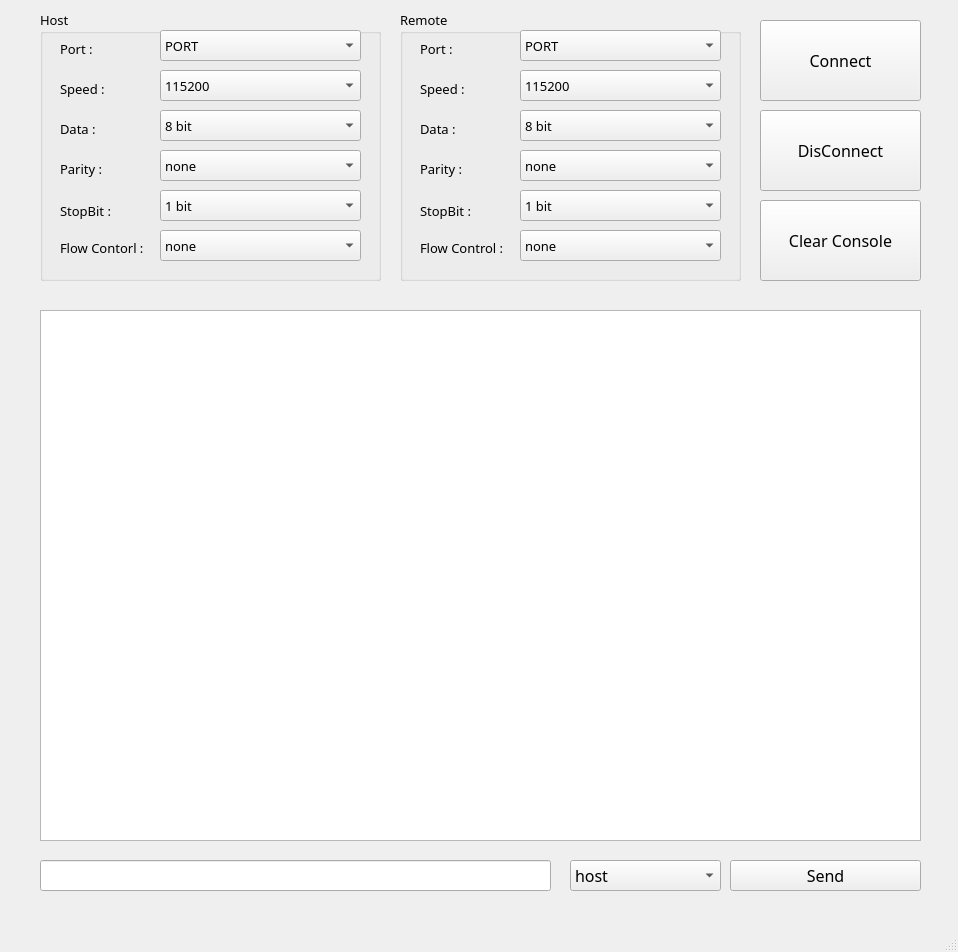
<?xml version="1.0" encoding="UTF-8"?>
<ui version="4.0">
 <class>MainWindow</class>
 <widget class="QMainWindow" name="MainWindow">
  <property name="geometry">
   <rect>
    <x>0</x>
    <y>0</y>
    <width>958</width>
    <height>952</height>
   </rect>
  </property>
  <property name="windowTitle">
   <string>Serial Forwarding</string>
  </property>
  <widget class="QWidget" name="centralwidget">
   <property name="font">
    <font>
     <family>Agency FB</family>
     <pointsize>12</pointsize>
    </font>
   </property>
   <widget class="QGroupBox" name="groupBox_host">
    <property name="geometry">
     <rect>
      <x>40</x>
      <y>10</y>
      <width>341</width>
      <height>271</height>
     </rect>
    </property>
    <property name="font">
     <font>
      <family>Agency FB</family>
      <pointsize>10</pointsize>
     </font>
    </property>
    <property name="title">
     <string>Host</string>
    </property>
    <widget class="QComboBox" name="comboBox_host_port">
     <property name="geometry">
      <rect>
       <x>120</x>
       <y>20</y>
       <width>201</width>
       <height>31</height>
      </rect>
     </property>
     <item>
      <property name="text">
       <string>PORT</string>
      </property>
     </item>
    </widget>
    <widget class="QComboBox" name="comboBox_host_rate">
     <property name="geometry">
      <rect>
       <x>120</x>
       <y>60</y>
       <width>201</width>
       <height>31</height>
      </rect>
     </property>
     <item>
      <property name="text">
       <string>115200</string>
      </property>
     </item>
     <item>
      <property name="text">
       <string>9600</string>
      </property>
     </item>
     <item>
      <property name="text">
       <string>14400</string>
      </property>
     </item>
     <item>
      <property name="text">
       <string>19200</string>
      </property>
     </item>
     <item>
      <property name="text">
       <string>38400</string>
      </property>
     </item>
     <item>
      <property name="text">
       <string>57600</string>
      </property>
     </item>
    </widget>
    <widget class="QComboBox" name="comboBox_host_parity">
     <property name="geometry">
      <rect>
       <x>120</x>
       <y>140</y>
       <width>201</width>
       <height>31</height>
      </rect>
     </property>
     <item>
      <property name="text">
       <string>none</string>
      </property>
     </item>
     <item>
      <property name="text">
       <string>odd</string>
      </property>
     </item>
     <item>
      <property name="text">
       <string>even</string>
      </property>
     </item>
     <item>
      <property name="text">
       <string>mark</string>
      </property>
     </item>
     <item>
      <property name="text">
       <string>space</string>
      </property>
     </item>
    </widget>
    <widget class="QLabel" name="label">
     <property name="geometry">
      <rect>
       <x>20</x>
       <y>30</y>
       <width>101</width>
       <height>18</height>
      </rect>
     </property>
     <property name="text">
      <string>Port : </string>
     </property>
    </widget>
    <widget class="QLabel" name="label_2">
     <property name="geometry">
      <rect>
       <x>20</x>
       <y>70</y>
       <width>91</width>
       <height>18</height>
      </rect>
     </property>
     <property name="text">
      <string>Speed :</string>
     </property>
    </widget>
    <widget class="QLabel" name="label_3">
     <property name="geometry">
      <rect>
       <x>20</x>
       <y>150</y>
       <width>101</width>
       <height>18</height>
      </rect>
     </property>
     <property name="text">
      <string>Parity :</string>
     </property>
    </widget>
    <widget class="QLabel" name="label_4">
     <property name="geometry">
      <rect>
       <x>20</x>
       <y>190</y>
       <width>101</width>
       <height>21</height>
      </rect>
     </property>
     <property name="text">
      <string>StopBit :</string>
     </property>
    </widget>
    <widget class="QLabel" name="label_5">
     <property name="geometry">
      <rect>
       <x>20</x>
       <y>227</y>
       <width>101</width>
       <height>21</height>
      </rect>
     </property>
     <property name="text">
      <string>Flow Contorl :</string>
     </property>
    </widget>
    <widget class="QComboBox" name="comboBox_host_stopbit">
     <property name="geometry">
      <rect>
       <x>120</x>
       <y>180</y>
       <width>201</width>
       <height>31</height>
      </rect>
     </property>
     <item>
      <property name="text">
       <string>1 bit</string>
      </property>
     </item>
     <item>
      <property name="text">
       <string>1.5 bit</string>
      </property>
     </item>
     <item>
      <property name="text">
       <string>2 bit</string>
      </property>
     </item>
    </widget>
    <widget class="QComboBox" name="comboBox_host_flow">
     <property name="geometry">
      <rect>
       <x>120</x>
       <y>220</y>
       <width>201</width>
       <height>31</height>
      </rect>
     </property>
     <item>
      <property name="text">
       <string>none</string>
      </property>
     </item>
     <item>
      <property name="text">
       <string>Xon/Xoff</string>
      </property>
     </item>
     <item>
      <property name="text">
       <string>hardware</string>
      </property>
     </item>
    </widget>
    <widget class="QComboBox" name="comboBox_host_data">
     <property name="geometry">
      <rect>
       <x>120</x>
       <y>100</y>
       <width>201</width>
       <height>31</height>
      </rect>
     </property>
     <item>
      <property name="text">
       <string>8 bit</string>
      </property>
     </item>
     <item>
      <property name="text">
       <string>7 bit</string>
      </property>
     </item>
    </widget>
    <widget class="QLabel" name="label_6">
     <property name="geometry">
      <rect>
       <x>20</x>
       <y>110</y>
       <width>101</width>
       <height>18</height>
      </rect>
     </property>
     <property name="text">
      <string>Data :</string>
     </property>
    </widget>
   </widget>
   <widget class="QTextEdit" name="textEdit_console">
    <property name="geometry">
     <rect>
      <x>40</x>
      <y>310</y>
      <width>881</width>
      <height>531</height>
     </rect>
    </property>
   </widget>
   <widget class="QLineEdit" name="lineEdit">
    <property name="geometry">
     <rect>
      <x>40</x>
      <y>860</y>
      <width>511</width>
      <height>31</height>
     </rect>
    </property>
   </widget>
   <widget class="QPushButton" name="pushButton_send">
    <property name="geometry">
     <rect>
      <x>730</x>
      <y>860</y>
      <width>191</width>
      <height>31</height>
     </rect>
    </property>
    <property name="text">
     <string>Send</string>
    </property>
   </widget>
   <widget class="QGroupBox" name="groupBox_remote">
    <property name="geometry">
     <rect>
      <x>400</x>
      <y>10</y>
      <width>341</width>
      <height>271</height>
     </rect>
    </property>
    <property name="font">
     <font>
      <family>Agency FB</family>
      <pointsize>10</pointsize>
     </font>
    </property>
    <property name="title">
     <string>Remote</string>
    </property>
    <widget class="QComboBox" name="comboBox_remote_port">
     <property name="geometry">
      <rect>
       <x>120</x>
       <y>20</y>
       <width>201</width>
       <height>31</height>
      </rect>
     </property>
     <item>
      <property name="text">
       <string>PORT</string>
      </property>
     </item>
    </widget>
    <widget class="QComboBox" name="comboBox_remote_rate">
     <property name="geometry">
      <rect>
       <x>120</x>
       <y>60</y>
       <width>201</width>
       <height>31</height>
      </rect>
     </property>
     <item>
      <property name="text">
       <string>115200</string>
      </property>
     </item>
     <item>
      <property name="text">
       <string>9600</string>
      </property>
     </item>
     <item>
      <property name="text">
       <string>14400</string>
      </property>
     </item>
     <item>
      <property name="text">
       <string>19200</string>
      </property>
     </item>
     <item>
      <property name="text">
       <string>38400</string>
      </property>
     </item>
     <item>
      <property name="text">
       <string>57600</string>
      </property>
     </item>
    </widget>
    <widget class="QComboBox" name="comboBox_remote_parity">
     <property name="geometry">
      <rect>
       <x>120</x>
       <y>140</y>
       <width>201</width>
       <height>31</height>
      </rect>
     </property>
     <item>
      <property name="text">
       <string>none</string>
      </property>
     </item>
     <item>
      <property name="text">
       <string>odd</string>
      </property>
     </item>
     <item>
      <property name="text">
       <string>even</string>
      </property>
     </item>
     <item>
      <property name="text">
       <string>mark</string>
      </property>
     </item>
     <item>
      <property name="text">
       <string>space</string>
      </property>
     </item>
    </widget>
    <widget class="QLabel" name="label_7">
     <property name="geometry">
      <rect>
       <x>20</x>
       <y>30</y>
       <width>101</width>
       <height>18</height>
      </rect>
     </property>
     <property name="text">
      <string>Port :</string>
     </property>
    </widget>
    <widget class="QLabel" name="label_8">
     <property name="geometry">
      <rect>
       <x>20</x>
       <y>70</y>
       <width>91</width>
       <height>18</height>
      </rect>
     </property>
     <property name="text">
      <string>Speed :</string>
     </property>
    </widget>
    <widget class="QLabel" name="label_9">
     <property name="geometry">
      <rect>
       <x>20</x>
       <y>150</y>
       <width>101</width>
       <height>18</height>
      </rect>
     </property>
     <property name="text">
      <string>Parity :</string>
     </property>
    </widget>
    <widget class="QLabel" name="label_10">
     <property name="geometry">
      <rect>
       <x>20</x>
       <y>190</y>
       <width>101</width>
       <height>21</height>
      </rect>
     </property>
     <property name="text">
      <string>StopBit :</string>
     </property>
    </widget>
    <widget class="QLabel" name="label_11">
     <property name="geometry">
      <rect>
       <x>20</x>
       <y>227</y>
       <width>101</width>
       <height>21</height>
      </rect>
     </property>
     <property name="text">
      <string>Flow Control :</string>
     </property>
    </widget>
    <widget class="QComboBox" name="comboBox_remote_stopbit">
     <property name="geometry">
      <rect>
       <x>120</x>
       <y>180</y>
       <width>201</width>
       <height>31</height>
      </rect>
     </property>
     <item>
      <property name="text">
       <string>1 bit</string>
      </property>
     </item>
     <item>
      <property name="text">
       <string>1.5 bit</string>
      </property>
     </item>
     <item>
      <property name="text">
       <string>2 bit</string>
      </property>
     </item>
    </widget>
    <widget class="QComboBox" name="comboBox_remote_flow">
     <property name="geometry">
      <rect>
       <x>120</x>
       <y>220</y>
       <width>201</width>
       <height>31</height>
      </rect>
     </property>
     <item>
      <property name="text">
       <string>none</string>
      </property>
     </item>
     <item>
      <property name="text">
       <string>Xon/Xoff</string>
      </property>
     </item>
     <item>
      <property name="text">
       <string>hardware</string>
      </property>
     </item>
    </widget>
    <widget class="QComboBox" name="comboBox_remote_data">
     <property name="geometry">
      <rect>
       <x>120</x>
       <y>100</y>
       <width>201</width>
       <height>31</height>
      </rect>
     </property>
     <item>
      <property name="text">
       <string>8 bit</string>
      </property>
     </item>
     <item>
      <property name="text">
       <string>7 bit</string>
      </property>
     </item>
    </widget>
    <widget class="QLabel" name="label_12">
     <property name="geometry">
      <rect>
       <x>20</x>
       <y>110</y>
       <width>101</width>
       <height>18</height>
      </rect>
     </property>
     <property name="text">
      <string>Data :</string>
     </property>
    </widget>
   </widget>
   <widget class="QPushButton" name="pushButton_connect">
    <property name="geometry">
     <rect>
      <x>760</x>
      <y>20</y>
      <width>161</width>
      <height>81</height>
     </rect>
    </property>
    <property name="text">
     <string>Connect</string>
    </property>
   </widget>
   <widget class="QComboBox" name="comboBox_target">
    <property name="geometry">
     <rect>
      <x>570</x>
      <y>860</y>
      <width>151</width>
      <height>31</height>
     </rect>
    </property>
    <item>
     <property name="text">
      <string>host</string>
     </property>
    </item>
    <item>
     <property name="text">
      <string>remote</string>
     </property>
    </item>
   </widget>
   <widget class="QPushButton" name="pushButton_clear">
    <property name="geometry">
     <rect>
      <x>760</x>
      <y>200</y>
      <width>161</width>
      <height>81</height>
     </rect>
    </property>
    <property name="text">
     <string>Clear Console</string>
    </property>
   </widget>
   <widget class="QPushButton" name="pushButton_disconnect">
    <property name="geometry">
     <rect>
      <x>760</x>
      <y>110</y>
      <width>161</width>
      <height>81</height>
     </rect>
    </property>
    <property name="text">
     <string>DisConnect</string>
    </property>
   </widget>
  </widget>
  <widget class="QMenuBar" name="menubar">
   <property name="geometry">
    <rect>
     <x>0</x>
     <y>0</y>
     <width>958</width>
     <height>31</height>
    </rect>
   </property>
  </widget>
  <widget class="QStatusBar" name="statusbar"/>
 </widget>
 <resources/>
 <connections/>
</ui>
